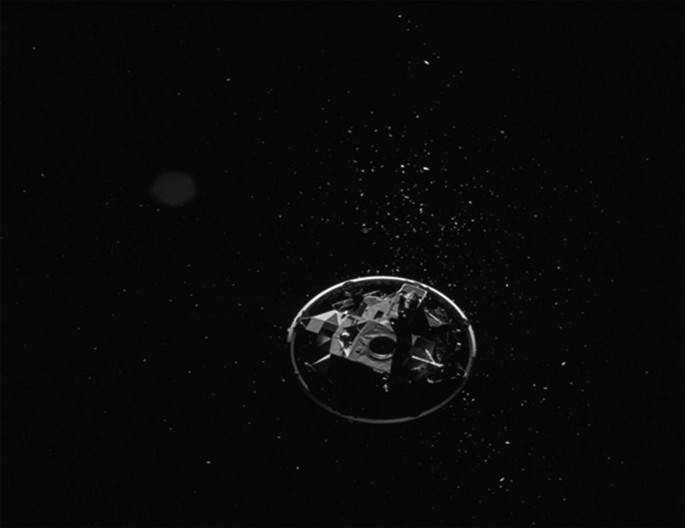
#> input picture src/images/space_debris_sample.jpg, 685 x 528 px, found by its file name
$ python im_processing.py
#> lines starting #> are read from the running program, lines starting #| are printed output that depends on the picture; after the words box and inside, x2 and y2 are one past the last pixel; in counts of white or black regions, pixels touching at a corner belong together
import cv2
import numpy as np

img = cv2.imread('src/images/space_debris_sample.jpg', 0)
#> img is the input picture: shape (528, 685); min 0, max 255, mean 9.2

blurred_img = cv2.GaussianBlur(img, (5, 5), 0)

edges = cv2.Canny(img, 100, 200)
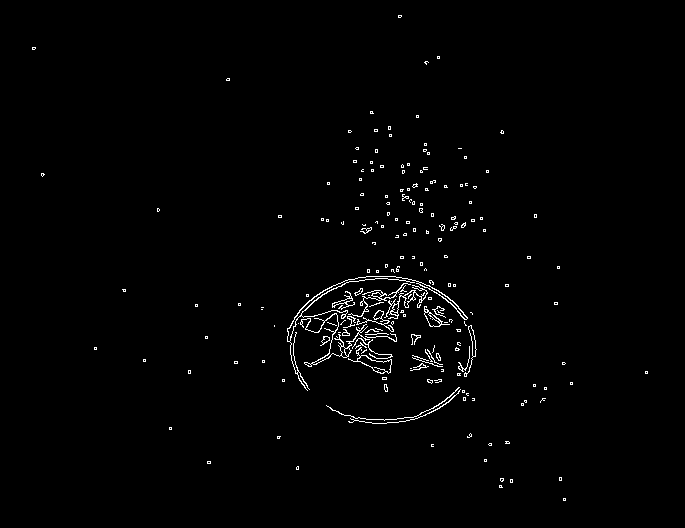
#> edges: shape (528, 685); 1.3% white in thin lines or dots, all inside (x1, y1, x2, y2) = (32, 15, 648, 501)

cv2.imwrite('src/images/edges_output.jpg', edges)

cv2.imshow('Edges', edges)
cv2.waitKey(0)
cv2.destroyAllWindows()
